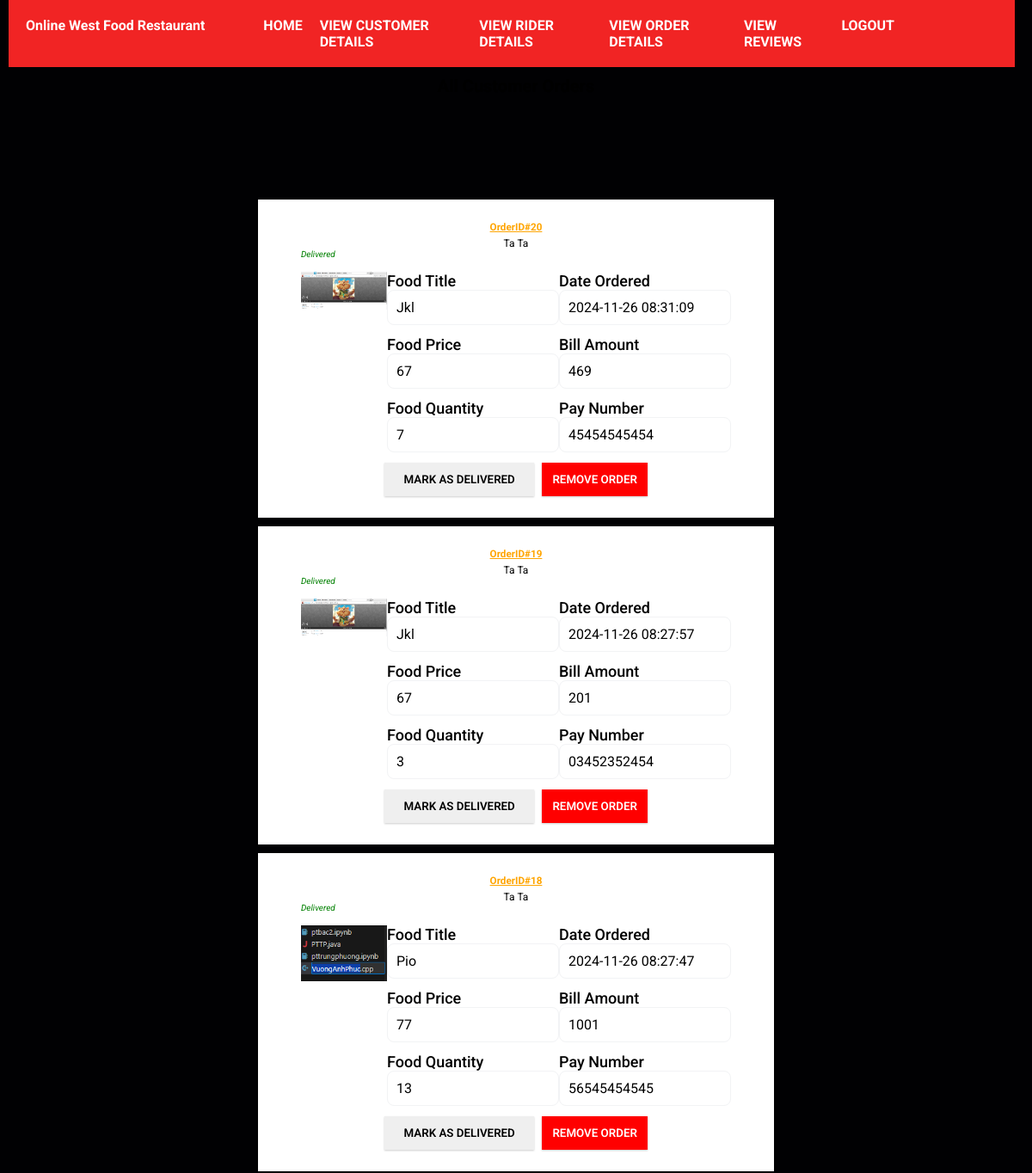
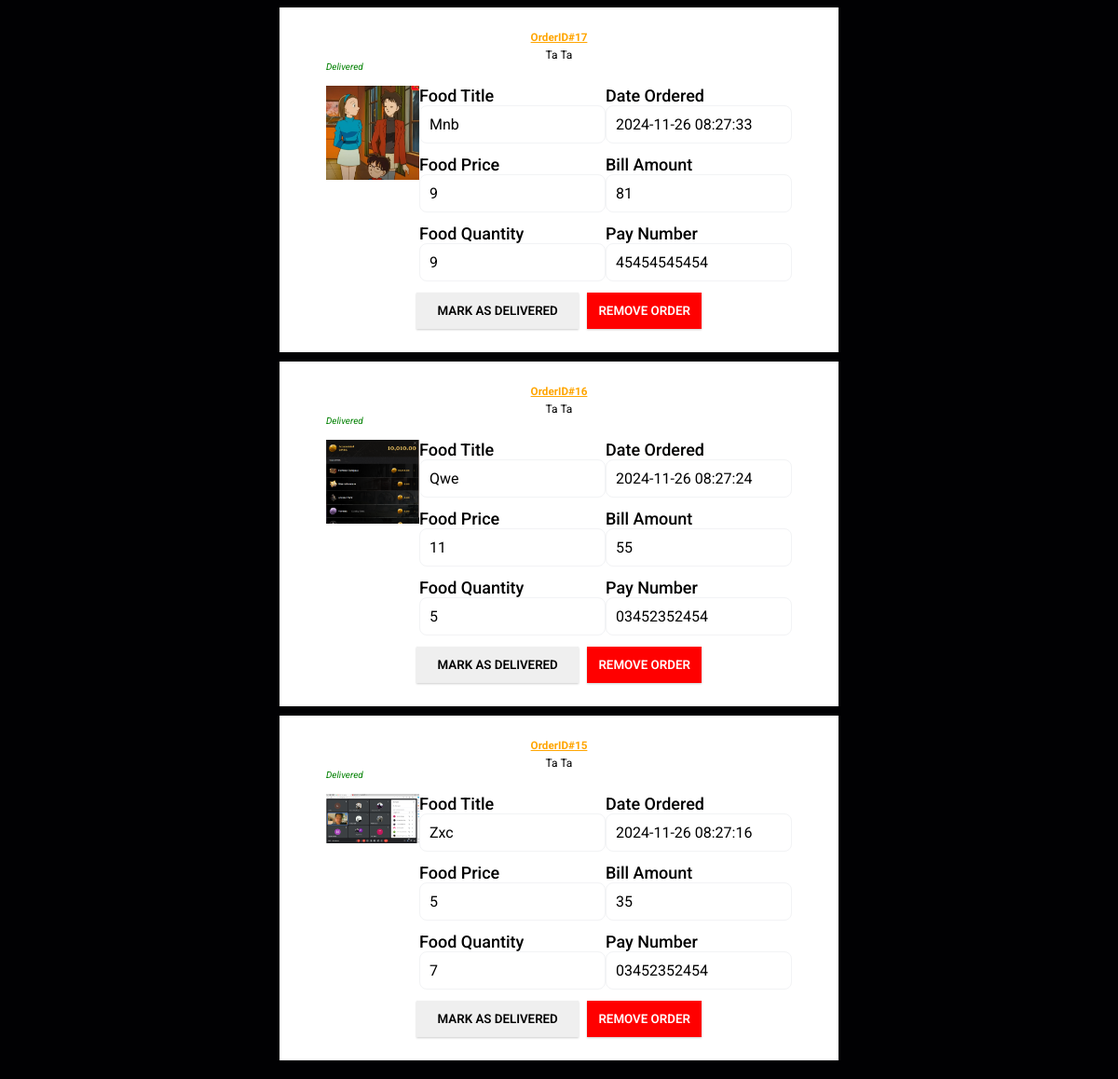
The page /allcustomer_orders (signed in) on the database its author committed (2 pictures, top to bottom).
### tables this page shows
CREATE TABLE Ordered (
        Order_Id        INTEGER PRIMARY KEY AUTOINCREMENT,
        customer_id	    int NOT NULL,
        food_no	        int NOT NULL,
        pay_id	        int NOT NULL,
        ordered_date	TIMESTAMP DEFAULT CURRENT_TIMESTAMP,
        quantity	    int DEFAULT 0,
        pay_amount	    int NOT NULL CHECK("pay_amount" > 0),
        order_status    VARCHAR(10) default 'Issued' CHECK(order_status='Pending' OR order_status='Delivered' OR order_status='Issued'), 
        rider_id        int NULL,   
        FOREIGN KEY(pay_id) REFERENCES Payment(pay_id) on delete set NULL,
        FOREIGN KEY(food_no) REFERENCES FOOD(food_no) on delete cascade,
        FOREIGN KEY(customer_id) REFERENCES CUSTOMERS(customer_id) on delete cascade
        FOREIGN KEY (rider_id) REFERENCES Riders(rider_id) on delete set NULL
        );

CREATE TABLE Customers(
        customer_id    INTEGER PRIMARY KEY AUTOINCREMENT,
        phone_no       varchar (25),
        user_name      VARCHAR (30),
        first_name     VARCHAR (30),
        last_name      VARCHAR (30),
        password        VARCHAR (30),
        address        VARCHAR (100),
        email          VARCHAR (50),
        admin_id        int not null,
        FOREIGN KEY (ADMIN_ID) REFERENCES ADMIN(ADMIN_ID)
        );

CREATE TABLE Food
    (
        food_no          INTEGER PRIMARY KEY AUTOINCREMENT ,
        food_image       VARCHAR(300) ,
        food_price       int,
        food_title       VARCHAR (100) ,
        food_description VARCHAR (500) ,
        admin_id         int NOT NULL,
        FOREIGN KEY (ADMIN_ID) REFERENCES ADMIN(ADMIN_ID)
    );

CREATE TABLE PAYMENT
    (
        pay_id                INTEGER PRIMARY KEY AUTOINCREMENT,
        pay_number            VARCHAR (15),
        customer_id           INT NOT NULL,
        FOREIGN KEY(customer_id) REFERENCES CUSTOMERS(customer_id) on delete cascade
    );

### app.py (the view)
@app.route('/allcustomer_orders')
def allOrders():
    if "email" and "password" in session:
        orderDetails = db.returnAllOrderDetailsOfCustomerWithJoins()
        orderDetails = orderDetails.fetchall()
        return render_template('AllorderDetails.html', orderDetails=orderDetails)
    return redirect(url_for('adminLogin'))

### database.py (called while the page is built)
    @staticmethod
    def returnAllOrderDetailsOfCustomerWithJoins():
        connection = s.connect("foodSystem.db")
        cursor = connection.cursor()
        orderDetails = cursor.execute(f'''
        SELECT Customers.first_name, Customers.last_name, ORDERED.Order_ID, FOOD.food_title, FOOD.food_price, FOOD.food_image, ORDERED.ordered_date,
        ORDERED.quantity, ORDERED.pay_amount, Payment.pay_number, ORDERED.order_status FROM ORDERED
        INNER JOIN CUSTOMERS
        ON ORDERED.customer_id = CUSTOMERS.customer_id
        INNER JOIN PAYMENT
        ON ORDERED.pay_id = PAYMENT.pay_id
        INNER JOIN FOOD
        ON ORDERED.food_no = FOOD.food_no
        order by ORDERED.Order_ID DESC
        ''')
        return orderDetails

### templates/AllorderDetails.html (shortened to what this page needs)
{% extends 'adminBase.html' %}
{% block body %}
{% if orderDetails|length != 0 %}
    <h1 style="text-align: center;margin-top: 10px;">All Customer Orders</h1>
    <div class="orderDetails">
        {% for i in range(orderDetails|length) %}
        <div class="detailCard">
            <div class="orderId">OrderID#{{ orderDetails[i][2] }} </div>
            <div style="text-align: center;margin-top: 5px; font-size: larger;" class="customerName">{{ orderDetails[i][0] }} {{ orderDetails[i][1] }}</div>
            <span style="color:blue;font-style: italic;" class="order_status">{{ orderDetails[i][10] }}</span>
            <div class="Singledetail">
                <div class="orderedImg">
                    <img src="/static/images/{{ orderDetails[i][5] }}" alt="">
                </div>
                <div class="foodDetail1">
                      <span class="foodDetailHeadings">Food Title</span>
                      <div class="Ftitle"><p>{{ orderDetails[i][3] }}</p></div>
                      <span class="foodDetailHeadings">Food Price</span>
                      <div class="Fprice"><p>{{ orderDetails[i][4] }}</p></div>
                      <span class="foodDetailHeadings">Food Quantity</span>
                      <div class="Fquantity"><p>{{ orderDetails[i][7] }}</p></div>
                </div>
                <div class="orderAndPaymentDetail">
                    <span class="foodDetailHeadings">Date Ordered</span>
                    <div class="orderedDate"><p>{{ orderDetails[i][6] }}</p></div>
                    <span class="foodDetailHeadings">Bill Amount</span>
                    <div class="orderAmount"><p>{{ orderDetails[i][8] }}</p></div>
                    <span class="foodDetailHeadings">Pay Number</span>
                    <div class="payNumber"><p>{{ orderDetails[i][9] }}</p></div>
                </div>
            </div>
            <div class="mark_AND_remove">
            <span class="mark_As_Done">
                <a href="/update_orderMarked/{{ orderDetails[i][2] }}"><button class="markDoneBtn">MARK AS DELIVERED</button></a>
            </span>
            <span class="removeOrder">
                <a href="/remove_order/{{ orderDetails[i][2] }}"><button id="removeOrder">REMOVE ORDER</button></a>
            </span>
        </div>
        </div>
        {% endfor %}
    </div>
    {% else %}
    <p style="text-align: center;font-size: larger;color: white;">Customers have't ordered anything yet.</p>
{% endif %}
{% endblock body %}

### templates/adminBase.html (shortened to what this page needs)
<!DOCTYPE html>
<html lang="en">
<head>
    <link rel="stylesheet" href="{{ url_for('static', filename='css/adminStyle.css') }}">
    <link rel="stylesheet" href="{{ url_for('static', filename='css/style.css') }}">
</head>
<body>
<header>
    <div class="navForAdmin">
        <div class="logo">Online West Food Restaurant</div>
        <div class="menus">
        <a href="{{ url_for('admin') }}">HOME</a>
        <a href="{{ url_for('allCustomers') }}">VIEW CUSTOMER DETAILS</a>
        <a href="{{ url_for('allRiders') }}">VIEW RIDER DETAILS</a>
        <a href="{{ url_for('allOrders') }}">VIEW ORDER DETAILS</a>
        <a href="{{ url_for('reviewMenu') }}">VIEW REVIEWS</a>
        <a href="{{ url_for('adminLogout') }}">LOGOUT</a>
        </div>
    </div>
</header>
{% block body %}
{% endblock body %}
</body>
</html>

### static/css/adminStyle.css (style rules this page uses)
* { margin: 0; padding: 0; font-family:system-ui, -apple-system, BlinkMacSystemFont, 'Segoe UI', Roboto, Oxygen, Ubuntu, Cantarell, 'Open Sans', 'Helvetica Neue', sans-serif; }
body { background-color: #000000; }
.navForAdmin { background-color: #f12424; padding: 20px; display: flex; font-weight: bold; font-size: medium; margin-right: 20px; padding-right: 10%; margin-left: 10px; justify-content: space-between; }
.navForAdmin .menus { width: auto; display: flex; flex-direction: row; justify-content: space-between; text-align: left; }
.navForAdmin .menus a { text-decoration: none; color: white; justify-content: space-between; margin-right: 20px }
.navForAdmin .logo { width:30%; color:white; }

### static/css/style.css (style rules this page uses)
:root { --main-color: #f12424; --black: #13131a; --bg: #010103; --border: .1rem solid rgba(255, 255, 255, .3); }
* { margin: 0; padding: 0; font-family:'Roboto', sans-serif; outline: none; border:none; box-sizing: border-box; text-decoration: none; text-transform: capitalize; transition: .2s linear; }
html { font-size: 62.5%; overflow-x: hidden; scroll-padding-top: 9rem; scroll-behavior: smooth; }
body { background: var(--bg); }
.orderDetails { margin-left: 25%; margin-right: 25%; margin-bottom: 20px; margin-top: 10%; }
.detailCard { margin-top: 10px; padding: 25px 50px 25px 50px; box-shadow: 0 1px 2px rgba(0, 0, 0, 0.2); background-color: white; }
.orderId { text-align: center; color: orange; text-decoration: underline; font-size: 1.17em; font-weight: bold; }
.Singledetail { margin-top: 15px; display: flex; justify-content: space-around; }
.foodDetailHeadings { font-size: large; font-weight: 500; }
.Ftitle p, .Fprice p, .Fquantity p, .orderedDate p, .orderAmount p, .payNumber p { width: auto; font-size: medium; padding: 10px; width: 200px; border-radius: max(0px, min(8px, ((100vw - 4px) - 100%) * 9999)) / 8px; border: 1px solid #F2F3F5; margin-bottom: 12px; }
.orderedImg { width: 20%; }
.orderedImg img { width:100px; }
.mark_As_Done button { text-align: center; font-weight: 600; padding: 12px; width: 95%; border: none; cursor: pointer; box-shadow: 0 1px 2px rgba(0, 0, 0, 0.2); margin-right: 30px; }
.mark_AND_remove { display: flex; justify-content: center; align-items: center; }
.removeOrder button { text-align: center; font-weight: 600; padding: 12px; width: 100%; border: none; cursor: pointer; background-color: red; color: white; box-shadow: 0 1px 2px rgba(0, 0, 0, 0.2); }

### rows shown on the page
Ordered: Order_Id "20", order_status "Delivered", quantity "7", ordered_date "2024-11-26 08:31:09", pay_amount "469"
Customers: first_name "Ta" "Ta" "Ta" "Ta" "Ta" "Ta", last_name "Ta" "Ta" "Ta" "Ta" "Ta" "Ta"
Food: food_image (picture), food_title "Jkl" "Jkl", food_price "67" "67"
PAYMENT: pay_number "45454545454" "45454545454"
Ordered: Order_Id "19", order_status "Delivered", quantity "3", ordered_date "2024-11-26 08:27:57", pay_amount "201"
PAYMENT: pay_number "03452352454" "03452352454" "03452352454"
Ordered: Order_Id "18", order_status "Delivered", quantity "13", ordered_date "2024-11-26 08:27:47", pay_amount "1001"
Food: food_image (picture), food_title "Pio", food_price "77"
PAYMENT: pay_number "56545454545"
Ordered: Order_Id "17", order_status "Delivered", quantity "9", ordered_date "2024-11-26 08:27:33", pay_amount "81"
Food: food_image (picture), food_title "Mnb", food_price "9"
Ordered: Order_Id "16", order_status "Delivered", quantity "5", ordered_date "2024-11-26 08:27:24", pay_amount "55"
Food: food_image (picture), food_title "Qwe", food_price "11"
Ordered: Order_Id "15", order_status "Delivered", quantity "7", ordered_date "2024-11-26 08:27:16", pay_amount "35"
Food: food_image (picture), food_title "Zxc", food_price "5"
